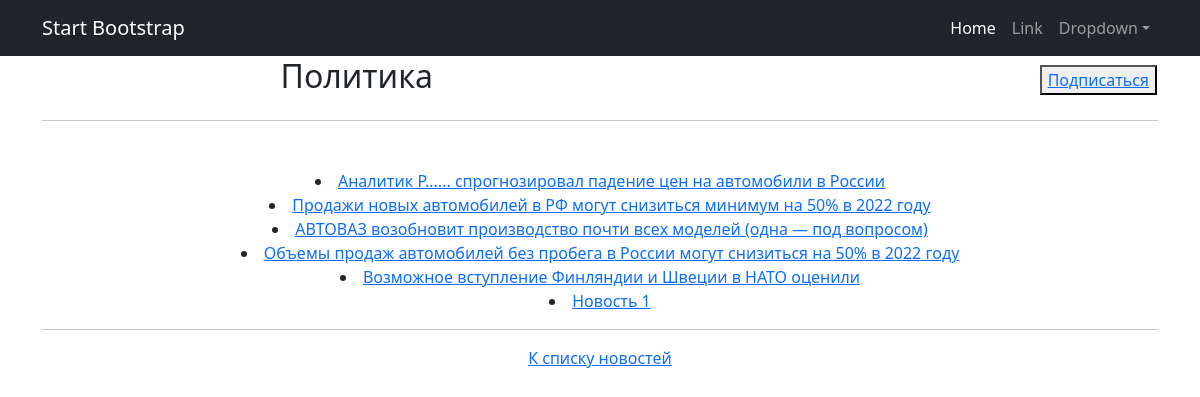
Before: /categories/1/ with the older database file.
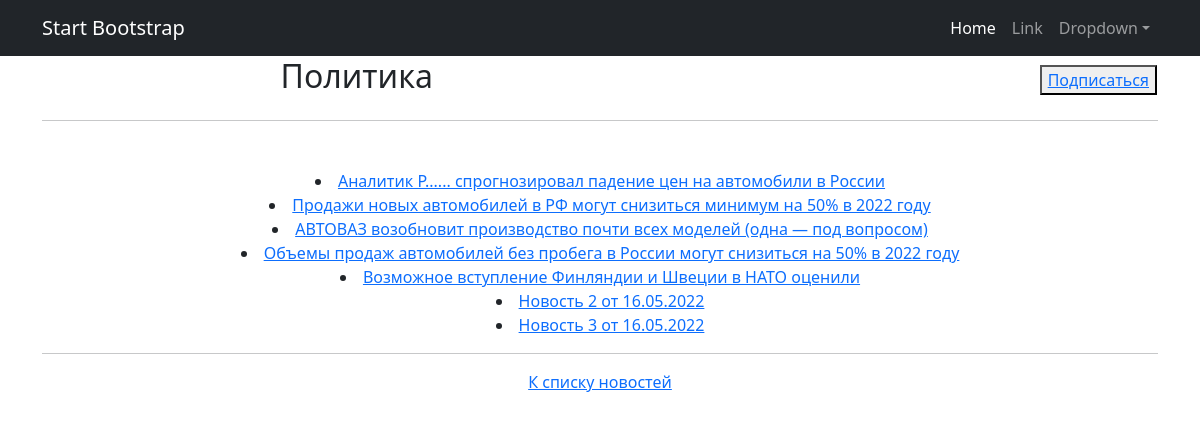
After: the same page with the newer database file.
### news/models.py (models this page shows, shortened)
class Category(models.Model):
    name = models.CharField(max_length=32, unique=True)
    subscribers = models.ManyToManyField(User)
    class Meta:
        verbose_name = 'Категория'
        verbose_name_plural = 'Категории'

class PostCategory(models.Model):
    postLink = models.ForeignKey(Post, on_delete=models.CASCADE)
    categoryLink = models.ForeignKey(Category, on_delete=models.CASCADE)

class Post(models.Model):
    author = models.ForeignKey(Author, on_delete=models.CASCADE)
    timeAdding = models.DateTimeField(auto_now_add=True)
    title = models.CharField(max_length=128)
    NEWS = 'NW'
    ARTICLE = 'AR'
    CATEGORY_CHOICES = (
        (NEWS, 'Новость'),
        (ARTICLE, 'Статья'),
    )
    postType = models.CharField(max_length=2, choices=CATEGORY_CHOICES, default=NEWS)
    postCategory = models.ManyToManyField(Category, through='PostCategory')
    text = models.TextField()
    rating = models.SmallIntegerField(default=0)
    class Meta:
        verbose_name = 'Пост'
        verbose_name_plural = 'Посты'

### news/views.py (the view)
# urls.py: path('categories/<int:pk>/', CategoryDetailView.as_view(), name='category_detail'),
class CategoryDetailView(DetailView):
    template_name = 'category_detail.html'
    queryset = Category.objects.all()
    def get_context_data(self, **kwargs):
        context = super().get_context_data(**kwargs)
        context['all_links'] = PostCategory.objects.all()
        return context

### news/templatetags/custom_filters.py (called while the page is built)
@register.filter()
def censor(value):
    try:
        tmp_str = str(value)
        censor_dict = {
            'Редиска': 'Р......',
            'редиска': 'р......',
        }
        for i, j in censor_dict.items():
            tmp_str = tmp_str.replace(i, j)
        return tmp_str
    except:
        print('Ошибка!')

@register.filter(name='subscribed')
def subscribed(qs, user):
    try:
        qs.get(pk=user.id)
        return True
    except User.DoesNotExist:
        return False

@register.filter(name='by_category')
def by_category(post_cat_list, category_id):
    return post_cat_list.filter(categoryLink=category_id)

### templates/category_detail.html (shortened to what this page needs)
{% extends 'flatpages/default.html' %}
{% load custom_filters %}
{% block header %}
    <table width="100%">
        <tr>
            <td>
                <h2>{{ category.name }}</h2>
            </td>
            <td align="right">
                {% if category.subscribers|subscribed:user %}
                    <button> <a href="{% url 'unsubscribe' cat_id=category.id %}">Отписаться</a> </button>
                {% else %}
                    <button> <a href="{% url 'subscribe' cat_id=category.id %}">Подписаться</a> </button>
                {% endif %}
            </td>
        </tr>
    </table>
{% endblock header %}
{% block content %}
    {% for link in all_links|by_category:category.id %}
        <li>
            <a href="{% url 'post_detail' link.postLink.id %}">{{ link.postLink.title|censor }}</a>
        </li>
    {% endfor %}
{% endblock content %}
{% block footer %}
    <a href="{% url 'news_list' %}">К списку новостей</a>
{% endblock footer %}

### templates/flatpages/default.html (shortened to what this page needs)
<!DOCTYPE html>
<html lang="en">
    <head>
        {% load static %}
        <link href="{% static 'css/styles.css' %}" rel="stylesheet" />
    </head>
    <body>
        <nav class="navbar navbar-expand-lg navbar-dark bg-dark">
            <div class="container">
                <a class="navbar-brand" href="#">Start Bootstrap</a>
                <div class="collapse navbar-collapse" id="navbarSupportedContent">
                    <ul class="navbar-nav ms-auto mb-2 mb-lg-0">
                        <li class="nav-item"><a class="nav-link active" aria-current="page" href="#">Home</a></li>
                        <li class="nav-item"><a class="nav-link" href="#">Link</a></li>
                        <li class="nav-item dropdown">
                            <a class="nav-link dropdown-toggle" id="navbarDropdown" href="#" role="button" data-bs-toggle="dropdown" aria-expanded="false">Dropdown</a>
                        </li>
                    </ul>
                </div>
            </div>
        </nav>
        <div class="container">
            <div class="text-center">
                {% block header %}{% endblock header %}
                <hr>
            </div>
            <div class="text-center mt-5">
                {% block content %}{% endblock content %}
                <hr>
                {% block footer %}{% endblock footer %}
            </div>
        </div>
    </body>
</html>

Changed rows visible on the page:
removed PostCategory: postLink|censor "Новость 1"
added PostCategory: postLink|censor "Новость 2 от 16.05.2022"
added PostCategory: postLink|censor "Новость 3 от 16.05.2022"
